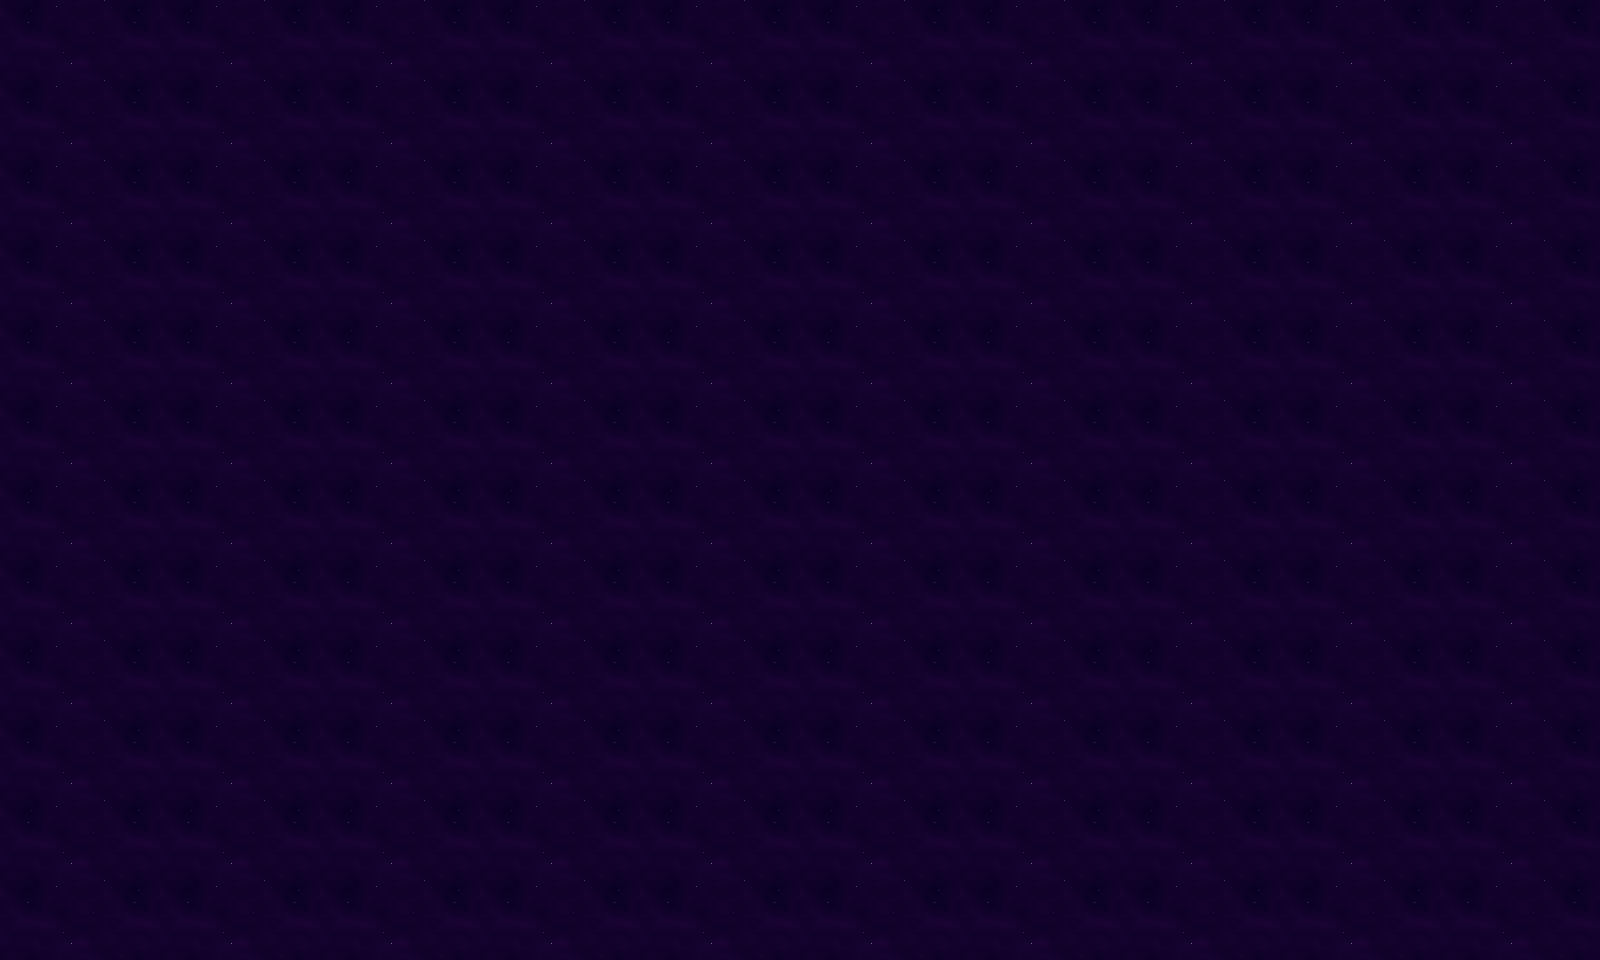

This is a level from a 2D game, rendered from its Tiled map with the project's own tilesets. A one-line summary and the map file follow, with tile-layer data summarised:
An orthogonal 10x6 tile map with 160x160 px tiles, 1 tile layer (Tile Layer 1).

<map version="1.0" orientation="orthogonal" renderorder="right-down" width="10" height="6" tilewidth="160" tileheight="160">
 <tileset firstgid="1" name="sky_160" tilewidth="160" tileheight="160">
  <image source="sky_160.png" width="160" height="160" />
 </tileset>
 <layer name="Tile Layer 1" width="10" height="6">
  <data>[60 cells, 60 non-empty, 1 distinct tile ids]</data>
 </layer>
</map>
